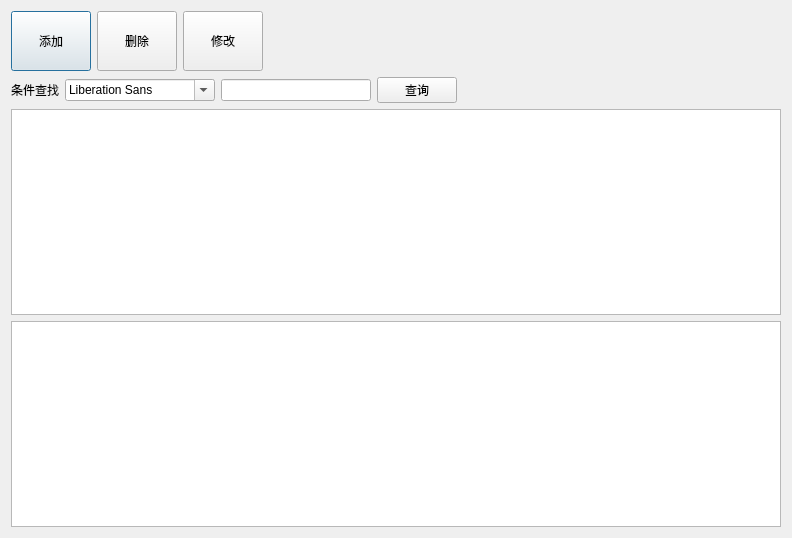
<?xml version="1.0" encoding="UTF-8"?>
<ui version="4.0">
 <class>vip_manage_dialog</class>
 <widget class="QDialog" name="vip_manage_dialog">
  <property name="geometry">
   <rect>
    <x>0</x>
    <y>0</y>
    <width>792</width>
    <height>538</height>
   </rect>
  </property>
  <property name="windowTitle">
   <string>Dialog</string>
  </property>
  <layout class="QVBoxLayout" name="verticalLayout_2">
   <item>
    <layout class="QHBoxLayout" name="horizontalLayout">
     <item>
      <widget class="QPushButton" name="newBtn">
       <property name="minimumSize">
        <size>
         <width>80</width>
         <height>60</height>
        </size>
       </property>
       <property name="maximumSize">
        <size>
         <width>60</width>
         <height>60</height>
        </size>
       </property>
       <property name="styleSheet">
        <string notr="true">border-image: url(:/myImages/images/front_seal/add.png);</string>
       </property>
       <property name="text">
        <string>添加</string>
       </property>
      </widget>
     </item>
     <item>
      <widget class="QPushButton" name="deleteBtn">
       <property name="minimumSize">
        <size>
         <width>80</width>
         <height>60</height>
        </size>
       </property>
       <property name="styleSheet">
        <string notr="true">border-image: url(:/myImages/images/front_seal/delete.png);</string>
       </property>
       <property name="text">
        <string>删除</string>
       </property>
      </widget>
     </item>
     <item>
      <widget class="QPushButton" name="modifyBtn">
       <property name="minimumSize">
        <size>
         <width>80</width>
         <height>60</height>
        </size>
       </property>
       <property name="styleSheet">
        <string notr="true">border-image: url(:/myImages/images/front_seal/modify.png);</string>
       </property>
       <property name="text">
        <string>修改</string>
       </property>
      </widget>
     </item>
     <item>
      <spacer name="horizontalSpacer">
       <property name="orientation">
        <enum>Qt::Horizontal</enum>
       </property>
       <property name="sizeHint" stdset="0">
        <size>
         <width>40</width>
         <height>20</height>
        </size>
       </property>
      </spacer>
     </item>
    </layout>
   </item>
   <item>
    <layout class="QHBoxLayout" name="horizontalLayout_2">
     <item>
      <widget class="QLabel" name="label">
       <property name="text">
        <string>条件查找</string>
       </property>
      </widget>
     </item>
     <item>
      <widget class="QFontComboBox" name="funcFontComboBox">
       <property name="minimumSize">
        <size>
         <width>50</width>
         <height>0</height>
        </size>
       </property>
       <property name="maximumSize">
        <size>
         <width>150</width>
         <height>16777215</height>
        </size>
       </property>
      </widget>
     </item>
     <item>
      <widget class="QLineEdit" name="vipFindLineEdit">
       <property name="minimumSize">
        <size>
         <width>150</width>
         <height>0</height>
        </size>
       </property>
       <property name="maximumSize">
        <size>
         <width>150</width>
         <height>16777215</height>
        </size>
       </property>
      </widget>
     </item>
     <item>
      <widget class="QPushButton" name="vipFindBtn">
       <property name="text">
        <string>查询</string>
       </property>
      </widget>
     </item>
     <item>
      <spacer name="horizontalSpacer_2">
       <property name="orientation">
        <enum>Qt::Horizontal</enum>
       </property>
       <property name="sizeHint" stdset="0">
        <size>
         <width>40</width>
         <height>20</height>
        </size>
       </property>
      </spacer>
     </item>
    </layout>
   </item>
   <item>
    <widget class="QTableView" name="vipInfoTableView"/>
   </item>
   <item>
    <widget class="QTableView" name="vipConsumTableView"/>
   </item>
  </layout>
 </widget>
 <resources/>
 <connections/>
</ui>
